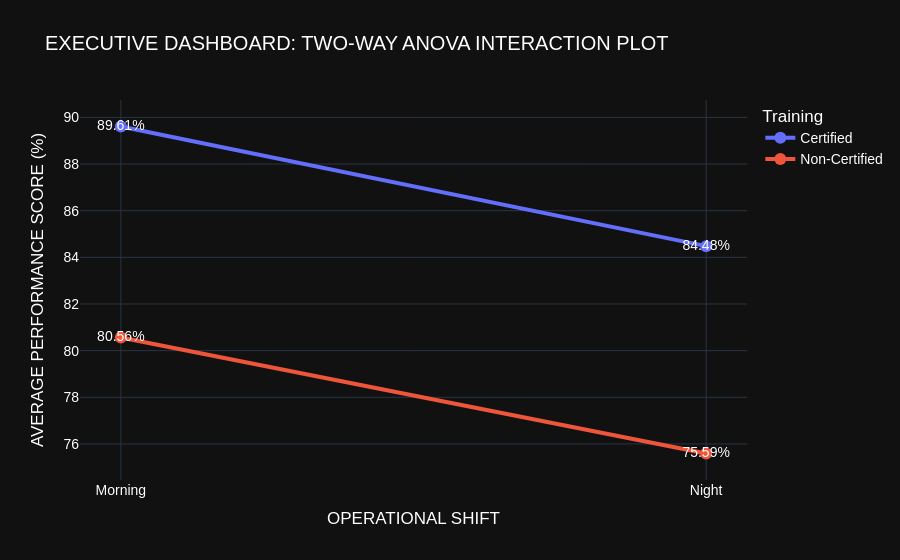

Notebook code cell kept with this figure:
### Code cell
df_plot = df_bank.groupby(['Shift', 'Training'])['Performance_Score'].mean().reset_index()
df_plot['Performance_Score'] = df_plot['Performance_Score'].round(2)

fig = px.line(df_plot, x='Shift', y='Performance_Score', color='Training', 
              markers=True, text=df_plot['Performance_Score'].apply(lambda x: f'{x}%'),
              title="EXECUTIVE DASHBOARD: TWO-WAY ANOVA INTERACTION PLOT")

fig.update_traces(marker=dict(size=12), line=dict(width=4))
fig.update_layout(xaxis_title="OPERATIONAL SHIFT", yaxis_title="AVERAGE PERFORMANCE SCORE (%)",
                  font=dict(family="Arial", size=14, color="White"), hovermode="x unified")

fig.write_html("MNC_ANOVA_Interactive_Dashboard.html")
fig.show()

### Figure 1 — Plotly figure (JSON) as saved in the notebook; plotly's stock layout.template omitted (floating-point values rounded to 4 significant figures)
{"data": [{"hovertemplate": "Training=Certified<br>Shift=%{x}<br>Performance_Score=%{y}<br>text=%{text}<extra></extra>", "legendgroup": "Certified", "line": {"color": "#636efa", "dash": "solid", "width": 4}, "marker": {"size": 12, "symbol": "circle"}, "mode": "lines+markers+text", "name": "Certified", "orientation": "v", "showlegend": true, "text": ["89.61%", "84.48%"], "type": "scatter", "x": ["Morning", "Night"], "xaxis": "x", "y": [89.61, 84.48], "yaxis": "y"}, {"hovertemplate": "Training=Non-Certified<br>Shift=%{x}<br>Performance_Score=%{y}<br>text=%{text}<extra></extra>", "legendgroup": "Non-Certified", "line": {"color": "#EF553B", "dash": "solid", "width": 4}, "marker": {"size": 12, "symbol": "circle"}, "mode": "lines+markers+text", "name": "Non-Certified", "orientation": "v", "showlegend": true, "text": ["80.56%", "75.59%"], "type": "scatter", "x": ["Morning", "Night"], "xaxis": "x", "y": [80.56, 75.59], "yaxis": "y"}], "layout": {"font": {"color": "White", "family": "Arial", "size": 14}, "hovermode": "x unified", "legend": {"title": {"text": "Training"}, "tracegroupgap": 0}, "title": {"text": "EXECUTIVE DASHBOARD: TWO-WAY ANOVA INTERACTION PLOT"}, "xaxis": {"anchor": "y", "domain": [0, 1], "title": {"text": "OPERATIONAL SHIFT"}}, "yaxis": {"anchor": "x", "domain": [0, 1], "title": {"text": "AVERAGE PERFORMANCE SCORE (%)"}}}}
